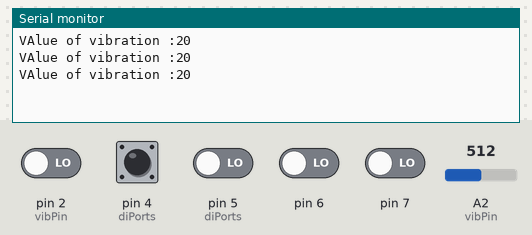
Bench run of a sketch on a simulated Arduino Uno, built with avr-gcc and run on an emulated ATmega328P. Shown: the last lines printed to the serial monitor. The test bench sets the inputs (shaded band); at power-on: pin 4 (diPorts) HIGH, pin 2 (vibPin), pin 5 (diPorts), pin 6, pin 7 LOW, A2 (vibPin) = 512.

Above: at 1.2 s.
1.3 s: A2 (vibPin) set to 716
At 1.9 s:
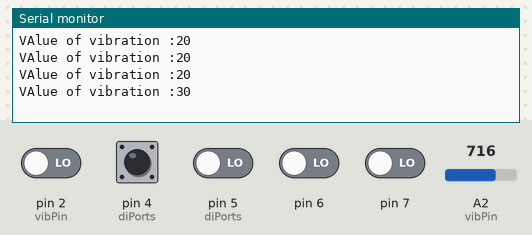
2.8 s: A2 (vibPin) set to 900
At 3.4 s:
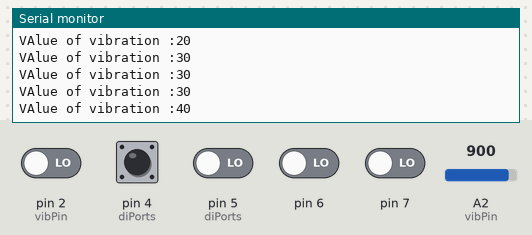
Timing chart, 0 to 5.8 s (numbered marks = the images above; inputs shaded):
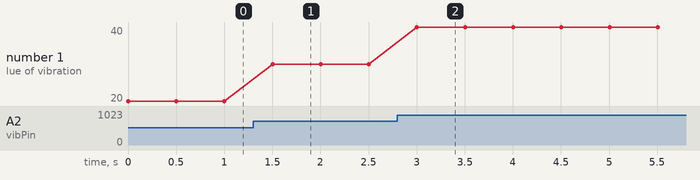

Measured:
- after the input at 1.3 s, the serial monitor: prints a new line after 0.20 s (image 1)
- after the input at 2.8 s, the serial monitor: prints a new line after 0.20 s (image 2)
- plotted number 1: 20 → 30 after the input at 1.3 s, 30 → 40 after the input at 2.8 s

The sketch:

TestVibrartionMiniDemo.ino
```cpp
#include<Servo.h>
#include<Wire.h>

#define SLAVE_ADDRESS 0x04

Servo trolly;

byte DI_00 = 4; //PD4,ServoFwd
byte DI_01 = 5; //PD5,ServoRev
byte servoPin = 3; //PD3,ServoRev

//Analog Ports
byte potOnePin = 0;// Analog 0 port
byte tempPin = 1; //Analog 1 Port
byte vibPin = 2; //Analog 2 Port

byte servoFWD = 0;
byte servoREV = 0;
int potOneVal = 0;
int tempVal = 0;
int vibVal = 0;
byte i2cData[2] = {0,0};
byte valueLow = 0;


struct portStruct {
    byte bitMask;
    byte pin;
    volatile unsigned char *hwPort;
    boolean pullupFlag;
    volatile unsigned char *pullup;
};

portStruct diPorts[2] = {
                            {0b00010000, DI_00,&PIND, false,&PORTD},
                            {0b00100000, DI_01,&PIND, false,&PORTD}
};


void setup()
{
    DDRD |= 00001010; //7,6,5,4,3,2,1,0
    //Setting servoPin as Output, PD4 and PD5 as input.

    initPorts();
    initServo(trolly, servoPin);
    Serial.begin(9600);
//    Wire.begin( 0x04 | 0x02 | 0x01 );
//    Wire.onRequest(sendData);
//    TWAMR = ( 0x04 | 0x02 | 0x01 ) << 1;

}
void loop()
{
    //Reading Input Signals From Raspberry pi
    servoFWD = readDIPort(DI_00);
    servoREV = readDIPort(DI_01);

    //Reading Analog Sensors
//     potOneVal = readPot(potOnePin);
//     tempVal = readTemp(tempPin);
//      readVib(vibPin);
    Serial.print("VAlue of vibration :");
    Serial.println(readVib(vibPin));

     if( (!servoFWD & !servoREV) || (servoFWD & servoREV) ) {
        //Serial.println("Servo Stopped");
        stopServo(trolly);
    } else if ( servoFWD & !servoREV ) {
        //Serial.println("Servo in FWD");
        fwdServo(trolly,servoPin);
    } else if ( !servoFWD & servoREV ) {
       //Serial.println("Servo in REV");
       revServo(trolly, servoPin);
    }

    //revServo(trolly, servoPin);
    delay(500);
}
void initPorts()
{
   for( unsigned int i=0; i< sizeof(diPorts)/sizeof(portStruct); i++) {
        pinMode(diPorts[i].pin ,INPUT);
  }
}

boolean readDIPort(byte inputPin)
{
    boolean val;
    byte recd;
    //byte recd = PINC; //change where DI is connected
    for( unsigned int i=0; i< sizeof(diPorts)/sizeof(portStruct); i++) {
        if(diPorts[i].pullupFlag){
            *diPorts[i].pullup |= diPorts[i].bitMask;
            recd = *diPorts[i].hwPort;
        } else
            recd = *diPorts[i].hwPort;
        if( diPorts[i].pin == inputPin ){
            val = (((recd & diPorts[i].bitMask) == 0)? false:true);
            return val;
        }
   }
}

void initServo(Servo servo,byte ServoPin)
{
    servo.attach(ServoPin); // servo attached to Analog Pin 3
    servo.write(90); // Initially the servo must be stopped
}
void stopServo(Servo servo)
{
    servo.write(90); //Stop the Servo
    servo.detach(); // detach servo
}
void fwdServo(Servo servo,byte ServoPin)
{
    servo.attach(ServoPin); // Attach servo
    servo.write(0);//rotate the Servo forward, 74, 77(ok)
}

void revServo(Servo servo, byte ServoPin)
{
    servo.attach(ServoPin); //Attach servo
    servo.write(180); //rotate the Servo reverse , 91 ,94,90(ok)
}

void sendData(){
    int adr = TWDR >> 1;
    ////i2cData[4]  = vibVal&0x7F;
    if(adr == 0x01) {
        i2cData[0] = potOneVal&0x7F;
        //i2cData[0] = 122;
        i2cData[1] = 0;
        Wire.write(i2cData,2);
    }

    if(adr == 0x02) {
        i2cData[0] = tempVal&0x7F;
        //i2cData[0] = 23;
        i2cData[1] = 0;
        Wire.write(i2cData,2);
    }

    if(adr == 0x04) {
        i2cData[0] = vibVal&0x7F;
        //i2cData[0] = 42;
        i2cData[1] = 0;
        Wire.write(i2cData,2);
    }
 }

byte readPot(byte potPin){
    float rawV = analogRead(potPin);
    float potval= (rawV/1023.0)*127.0;
    int val = (int)potval;
    if( (val < 128) && (val >= 0))
        return (byte)val;
    else
        return valueLow;
 }

 byte readTemp(byte tempPin)
{
     // put your main code here, to run repeatedly:
  float rawAdcVal = 0;
  float voltage = 0;
  float volInMilli = 0;
  float celcius = 0;
  float farenheit = 0;
  for(int i=1;i<10;i++){
    rawAdcVal += analogRead(tempPin);
    delay(1);
  }
  rawAdcVal /= 10.0;
  voltage = (5 * rawAdcVal) / 1024;
  //voltage = (aref_voltage * rawAdcVal) / 1024; //for 3.3v
  volInMilli = voltage * 1000;
  celcius = (volInMilli - 500) / 10; // 500 is offset for tmp36,10 is 10mv precision.
  farenheit = (celcius * 9.0 / 5.0) + 32.0;
  int val = (int)celcius;
  //Serial.print("celcius = ");
  //Serial.println(val);
    if( (val < 128)  && (val >= 0))
        return (byte)val;
    else
        return valueLow;
}

 byte readVib(byte vibPin)
 {

  // Read Piezo ADC value in, and convert it to a voltage
  float piezoADC = analogRead(vibPin);
  float piezoV = piezoADC / 1023.0 * 5.0;
  int value = (int)piezoV*10;
//  Serial.print("VibValue = ");
//  Serial.println(value);
  if( (value < 128) && (value >=0))
     return (byte)value;
  else
    return (byte)valueLow;
 }

 /*
   byte readVib(byte vibPin)
 {

    // Read Piezo ADC value in, and convert it to a voltage
  float piezoADC = analogRead(vibPin);
  float piezoV = piezoADC / 1023.0 * 5.0;
  int value = (int)piezoV*10;
  //Serial.print("VibValue = ");
  //Serial.println(value);
  if( (value < 128) && (value >=0))
    return (byte)value;
  else
    return (byte)valueLow;
 }
  */
```
